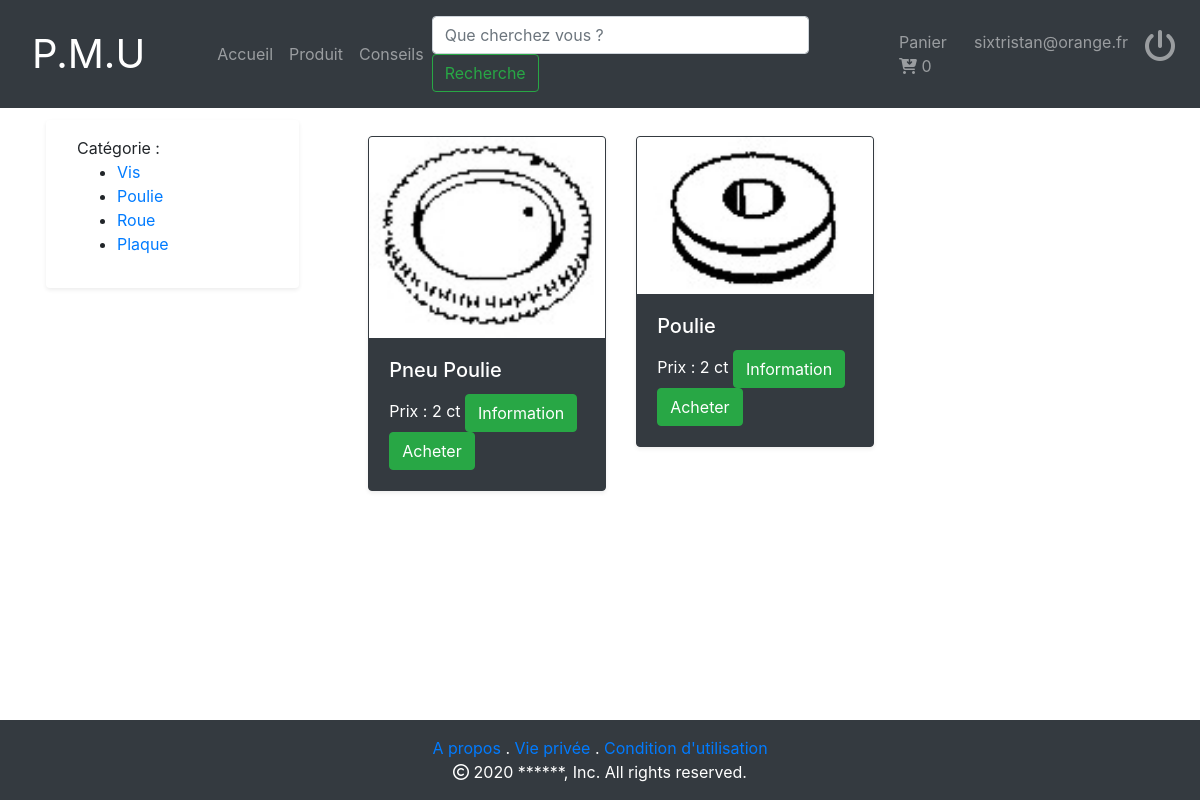
/vue/cat_prod.php?categorie=2 (signed in), run on the app's committed database.
### tables this page shows
CREATE TABLE IF NOT EXISTS `categorie_produit` (
  `id_cat_prod` int NOT NULL AUTO_INCREMENT,
  `libelle` varchar(255) NOT NULL,
  PRIMARY KEY (`id_cat_prod`)
);

### models/CategorieManager.php (called while the page is built, shortened)
<?php
include_once('Categorie.php');
class CategorieManager
{
    public function listeCategorie()
  {
    $DBase = new Connect();
    $db = $DBase->connexion();
    $categories = [];
    $q = $db->prepare('SELECT id_cat_prod,libelle from categorie_produit');
    $q->execute();
    while ($donnees = $q->fetch(PDO::FETCH_ASSOC))
    {
      $categories[] = new Categorie($donnees);
    }
    return $categories;
  }
}
?>

### models/Categorie.php (called while the page is built, shortened)
<?php
class Categorie
{
	private $_id;
	private $_libelle;
	public function __construct($donnees)
	{
		$this->_id = $donnees['id_cat_prod'];
		$this->_libelle = $donnees['libelle'];
	}
	public function getId()
	{
		return $this->_id;
	}
	public function getLibelle()
	{
		return $this->_libelle;
	}
}
?>

### models/ArticleManager.php (called while the page is built, shortened)
<?php
include_once('Article.php');
class articleManager
{
  public function getPromotionCategorie($categorie)
  {
    $promotions = [];
    $DBase = new Connect();
		$db = $DBase->connexion();
    $q = $db->prepare('SELECT id_produit,produit.libelle,chemin,image,prix_unitaire,ROUND(prix_unitaire*(pourcentage/100),2)as prix,promotion,pourcentage,datefin from produit
    join categorie_produit on categorie_produit.id_cat_prod = id_cat
    join objet on objet.id_prod = id_produit
    join promotion on promotion.id = produit.promotion where CURDATE() between datedebut and datefin and categorie_produit.id_cat_prod LIKE "'.$categorie.'"');
    $q->execute();
    while ($donnees = $q->fetch(PDO::FETCH_ASSOC))
    {
      $promotions[] = new Article($donnees);
    }
    return $promotions;
  }
  public function getList($categorie)
  {
    $articles = [];
    $DBase = new Connect();
    $db = $DBase->connexion();
    $q = $db->prepare('SELECT id_produit,reference,quantité,produit.libelle,description,prix_unitaire,(categorie_produit.libelle) as categorie,chemin,image from produit
    join objet on id_prod = produit.id_produit
    join categorie_produit on categorie_produit.id_cat_prod = id_cat where id_cat LIKE "'.$categorie.'" ');
    $q->execute();
    while ($donnees = $q->fetch(PDO::FETCH_ASSOC))
    {
      $articles[] = new Article($donnees);
    }
    return $articles;
  }
}

### models/Article.php (called while the page is built, shortened)
<?php
class Article
{
	private $_id ;
	private $_prix_unitaire = 0;
	private $_libelle = "";
	private $_chemin = "";
	private $_nomImage = "";
	public function __construct($donnees)
	{
		if (isset($donnees['id_produit'])) {
			$this->_id = $donnees['id_produit'];
		}
		if (isset($donnees['prix_unitaire'])) {
			$this->_prix_unitaire = $donnees['prix_unitaire'];
		}
		if (isset($donnees['libelle'])) {
			$this->_libelle = $donnees['libelle'];
		}
		if (isset($donnees['chemin'])) {
			$this->_chemin = $donnees['chemin'];
		}
		if (isset($donnees['image'])) {
			$this->_nomImage = $donnees['image'];
		}
	}
	public function getId()
	{
		return $this->_id;
	}
	public function getPrix()
	{
		return $this->_prix_unitaire;
	}
	public function getLibelle()
	{
		return $this->_libelle;
	}
	public function getImage()
	{
		return $this->_chemin;
	}
	public function getNomImage()
	{
		return $this->_nomImage;
	}
}
 ?>

### vue/cat_prod.php (the view, shortened to what this page needs)
<?php
    include_once('../models/CategorieManager.php');
    include_once('../models/Categorie.php');
    include_once('../models/ArticleManager.php');
    $article = [];
    $articlePromo = [];
    $Cat_man = new CategorieManager();
    $Art_man = new articleManager();
    if(isset($_GET['categorie'])){
        $article = $Art_man->getList($_GET['categorie']);
        $articlePromo=$Art_man->getPromotionCategorie($_GET['categorie']);
    }
    else{
        $article = $Art_man->getList('%');
        $articlePromo=$Art_man->getPromotionCategorie('%');
    }
    $categories = $Cat_man->listeCategorie();
    $tailleCategories = sizeof($categories);
    $tailleArticle = sizeof($article);
    $tailleArticlePromo = sizeof($articlePromo);
?>
<html lang="fr">
    <?php include_once('../public/template/head.php'); ?>
    <body>
        <?php include_once('../public/template/header.php'); ?>
        <main>
           <div class="container-fluid">
               <div class="row ml-1 p-2">
                    <div class="col-3">
                        <div class="row shadow-sm m-1 p-3 mb-5 bg-white rounded">
                            <div class="col">
                                <a>Catégorie :</a>
                                <ul>
                                    <?php
                                        for ($i=0; $i < $tailleCategories; $i++) {
                                            echo '<li> <a href="cat_prod.php?categorie='.$categories[$i]->getId().'">'. $categories[$i]->getLibelle() . '</a></li> ';
                                        }
                                     ?>
                                </ul>
                            </div>
                        </div>
                    </div>
                    <div class="col-9">
                        <div class="row m-1 p-3 mb-5 bg-white rounded">
                            <div class="col">
                                <div class="row">
<?php
    $y = 0;
    for ($i=0; $i < $tailleArticle; $i++) {
?>
                                    <div class="col-4">
                                        <div class="card border border-dark  shadow-sm bg-dark  text-white rounded">
                                            <img src=<?php echo '"'.$article[$i]->getImage().'"'?> class="card-img-top" alt="<?php echo $article[$i]->getNomImage()?>">
                                            <div class="card-body">
                                                <div class="row">
                                                    <div class="col">
                                                        <h5 class="card-title"><?php echo $article[$i]->getLibelle() ?></h5>
                                                        <?php
                                                        if($tailleArticlePromo == 0){
                                                        if($article[$i]->getId() == $articlePromo[$y]->getId()){
                                                        ?>
                                                            <span class="card-link">Prix : <del><?php echo $articlePromo[$y]->getPrix() ?> ct</del>  <?php echo $articlePromo[$y]->getPrixPromo() ?> ct</span>
                                                            <span class="badge badge-success">- <?php echo $articlePromo[$y]->getPourcentage() ?>%</span>
                                                        <?php
                                                            $y++;
                                                            }
                                                            else{
                                                        ?>
                                                            <span class="card-link">Prix : <?php echo $article[$i]->getPrix() ?> ct</span>
                                                        <?php
                                                            }}
                                                            else{
                                                        ?>
                                                            <span class="card-link">Prix : <?php echo $article[$i]->getPrix() ?> ct</span>
                                                        <?php
                                                            }
                                                        ?>
                                                       <a href="pageProduit.php?id=<?php echo  $article[$i]->getId()?>"><button class="card-link btn btn-success" name="info" id="info">Information</button></a>
                                                        <button class="card-link btn btn-success" name="acheter" id="acheter">Acheter</button>
                                                    </div>
                                                </div>
                                            </div>
                                        </div>
                                    </div>
<?php
    }
?>
                            </div>
                        </div>
                    </div>
               </div>
           </div>
        </main>
        <?php include_once('../public/template/footer.php'); ?>
    </body>
</html>

### public/template/template.css (style rules this page uses)
html { height: 100%; }
body { margin: 0; display: flex; flex-direction: column; min-height: 100vh; }
main { flex: 1; }

### data on the page
categorie_produit: libelle "Vis"
categorie_produit: libelle "Poulie"
categorie_produit: libelle "Roue"
categorie_produit: libelle "Plaque"

### other printed values
$_SESSION['email'] "sixtristan@orange.fr"
$article[$i]->getLibelle() "Pneu Poulie"
$article[$i]->getPrix() "2"
$article[$i]->getLibelle() "Poulie"
